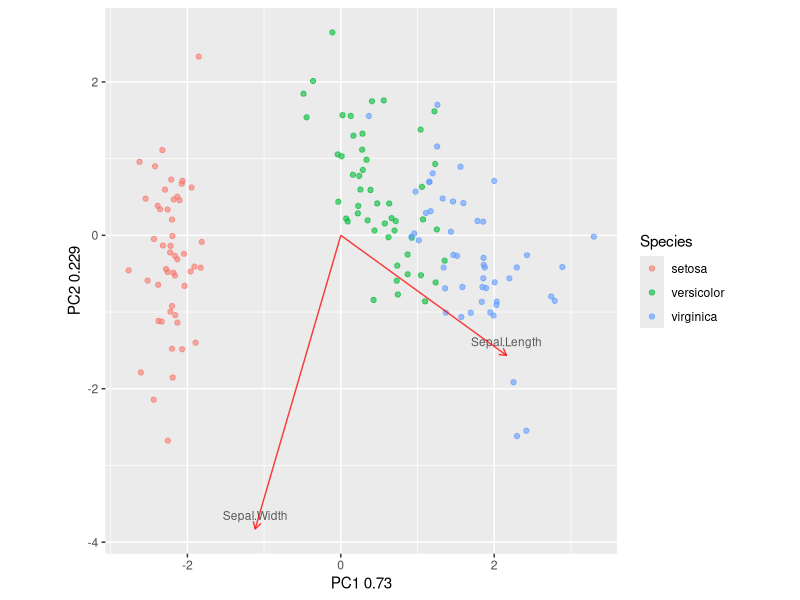

This figure's R source:
## ---- chunk 1
library(datasets)	# We're going to use the iris dataset
library(ggplot2)
## ---- chunk 2
pca = prcomp(iris[,1:4],scale = TRUE, center = TRUE) # think about scale and center
## ---- chunk 3
# Choose which axes to plot
x = 'PC1'
y = 'PC2'

# Put the principal components into a data frame
pca_df = data.frame(pca$x,    # The principal components
					Species = iris$Species)  # Group names
rownames(pca_df) = rownames(iris)

# Make a data frame with the loadings
loads = data.frame(varnames = rownames(pca$rotation), # the variables
				   pca$rotation)	# Some data about their loadings

# Scale the loadings (I don't fully understand this part)
mult = min(
	(max(pca_df[,y]) - min(pca_df[,y]))/(max(loads[,y]) - min(loads[,y])),
	(max(pca_df[,x]) - min(pca_df[,x]))/(max(loads[,x]) - min(loads[,x]))
)
loads = transform(loads,
				  v1 = 0.7 * mult * (get(x)),
				  v2 = 0.7 * mult * (get(y)))

# Choose which variables' loadings you actually want to see. I'll pick the
# top 2 for now. This is more useful when there are lots of variables.
load_use = loads[1:2,]

# Get the percent variation explained by each PC
s = summary(pca)
pcx_exp = s$importance[2,x]
pcy_exp = s$importance[2,y]
xlab = paste(x,as.character(round(pcx_exp,3)))
ylab = paste(y,as.character(round(pcy_exp,3)))

# Plot it
p = ggplot(pca_df, aes_string(x = x, y = y)) +
	geom_point(alpha = 0.6, # plot points & colour by grouping
			   aes(colour = Species)) + 
	coord_equal() + # force the axes to have the same scale
	geom_text(data = load_use, # Add the biplot arrow labels:
			  aes(x = v1, y = v2, label = varnames), # required
			  size = 3,
			  vjust = -1,
			  colour = 'grey35') + # play with these freely
	geom_segment(data = load_use, # Add the biplot arrows:
				 aes(x = 0, y = 0, xend = v1, yend = v2), # required
				 arrow = arrow(length = unit(0.2,'cm')),
				 alpha = .75,
				 colour = 'red') + # play with these freely
	labs(x = xlab,y = ylab)
p
